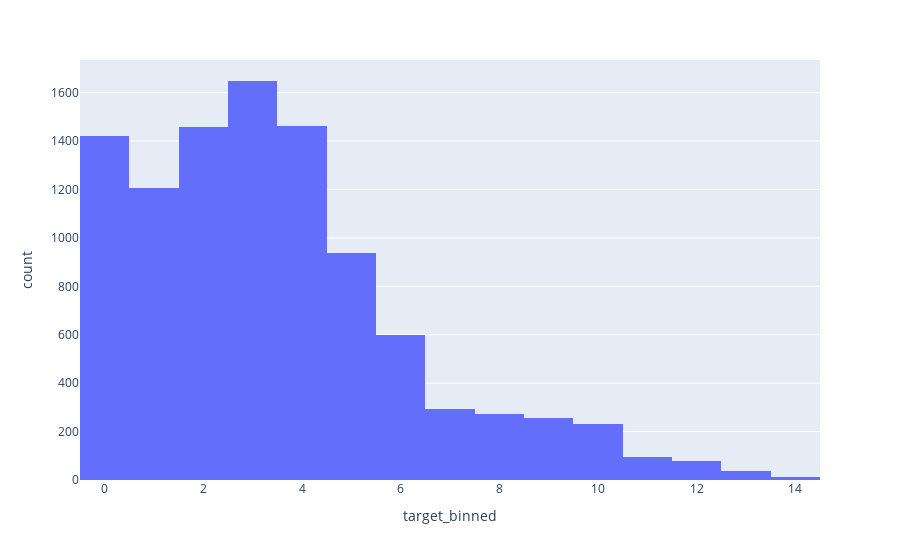

This figure's notebook cell:
### Markdown cell above
<h1>ClusterCentroids Undersampling</h1>

### Code cell
# Cluster centroids originally is made for classification
# Create temporary binned target variablöe
df_inliners["target_binned"] = pd.cut(df_inliners[target], bins=15, labels=False)

fig = px.histogram(df_inliners, x="target_binned")
fig.show()

### Figure 1 — Plotly figure (JSON) as saved in the notebook; plotly's stock layout.template omitted (floating-point values rounded to 4 significant figures; data arrays with more than 128 entries replaced by an {"elided": "..."} marker saying what was removed)
{"data": [{"alignmentgroup": "True", "bingroup": "x", "hovertemplate": "target_binned=%{x}<br>count=%{y}<extra></extra>", "legendgroup": "", "marker": {"color": "#636efa", "pattern": {"shape": ""}}, "name": "", "offsetgroup": "", "orientation": "v", "showlegend": false, "type": "histogram", "x": {"elided": "10007 int values"}, "xaxis": "x", "yaxis": "y"}], "layout": {"barmode": "relative", "legend": {"tracegroupgap": 0}, "margin": {"t": 60}, "xaxis": {"anchor": "y", "domain": [0, 1], "title": {"text": "target_binned"}}, "yaxis": {"anchor": "x", "domain": [0, 1], "title": {"text": "count"}}}}
